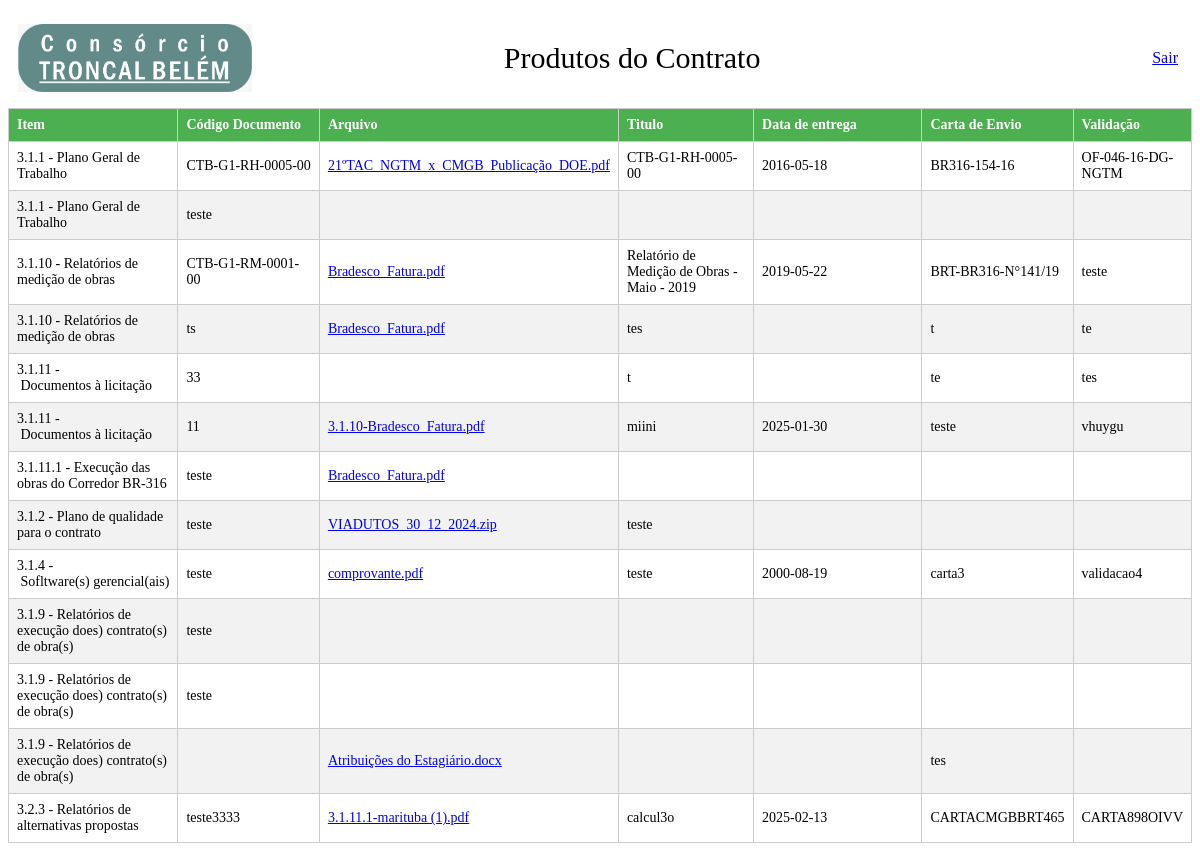
/relatorio-documento (signed in), run on the app's committed database.
### tables this page shows
CREATE TABLE arquivo(
id INTEGER PRIMARY KEY,
item TEXT,
cod_doc TEXT,
title TEXT,
data_entrega TEXT,
carta_envio TEXT,
validacao TEXT,
archive_name TEXT
);

### src/Controller/RelatorioController.php (called while the page is built, shortened)
<?php
class RelatorioController implements Controller
{
    public function processaRequisicao(): void
    {
        $documentList = $this->documentRepository->all();
        require_once __DIR__ . '/../../views/relatorio.php';
    }
}

### src/Repository/DocumentRepository.php (called while the page is built, shortened)
<?php
class DocumentRepository
{
    public function __construct(public PDO $pdo)
    {
        $this->pdo = $pdo;
    }
    public function all() :array{
        $documentList = $this->pdo->query('SELECT *
        FROM arquivo
        ORDER BY item;')->fetchAll(PDO::FETCH_ASSOC);
        return array_map($this->hydrateDocument(...),$documentList);
    }
    public function hydrateDocument(array $documentData) : Document{
        $document = new Document(
            $documentData['item'],
            $documentData['cod_doc'],
            $documentData['title'],
            $documentData['data_entrega'],
            $documentData['carta_envio'],
            $documentData['validacao'],
        );
        $document->setId($documentData['id']);
        if($documentData['archive_name'] !== null){
            $document->setArchiveName($documentData['archive_name']);
        }
        return $document;
    }
}

### src/Entity/Document.php (called while the page is built, shortened)
<?php
class Document
{
    private ?string $archive_name = null;
    public function setId(int $id): void{
        $this->id =$id;
    }
    public function setArchiveName(string $archive_name){
        $this->archive_name = $archive_name;
    }
    public function getArchiveName(): ?string{
        return $this->archive_name;
    }
}

### views/relatorio.php (the view, shortened to what this page needs)
<?php
require_once  'inicio-html-relatorio.php';
?>
<table class="" id="table">
          <thead>
            <tr class="">
              <th class="">Item</th>
              <th class="">Código Documento</th>
              <th class="">Arquivo</th>
              <th class="">Titulo</th>
              <th class="">Data de entrega</th>
              <th class="">Carta de Envio</th>
              <th class="">Validação</th>
            </tr>
          </thead>
          <tbody>
          <?php foreach ($documentList as $document):  ?>
            <tr class="">
                <td class=""><?= $document?->item  ?></td>
                <td class=""><?= $document?->cod_doc  ?></td>
                <td>
                    <a href="download-documento?id=<?= $document?->id; ?> ">
                        <?= $document?->getArchiveName() ?>
                    </a>
                </td>
                <td class=""><?= $document?->title  ?></td>
                <td class=""><?= $document?->data_entrega;?></td>
                <td class=""><?= $document?->carta_envio;?></td>
                <td class=""><?= $document?->validacao;?></td>
            </tr>
            <?php endforeach; ?>
          </tbody>
        </table>
<link rel="stylesheet" href="https://cdn.datatables.net/2.2.2/css/dataTables.dataTables.css" />

### views/relatorio.php (style rules this page uses)
#table { width: 100%; border-collapse: collapse; font-family: Times New Roman,Arial, sans-serif; font-size: 14px; }
#table thead { background-color: #4CAF50; color: white; font-weight: bold; text-align: left; position: sticky; top: 0; z-index: 2; }
#table th, #table td { border: 1px solid #ccc; padding: 8px; text-align: left; }
#table tbody tr:nth-child(even) { background-color: #f2f2f2; }
#table thead th { position: sticky; top: 0; background-color: #4CAF50; }
#table th:nth-child(1), #table td:nth-child(1) { width: 5%; }
#table th:nth-child(2), #table td:nth-child(2) { width: 15%; }
#table th:nth-child(3), #table td:nth-child(3) { width: 25%; }
#table th:nth-child(4), #table td:nth-child(4) { width: 15%; }
#table th:nth-child(5), #table td:nth-child(5) { width: 20%; }
#table th:nth-child(6), #table td:nth-child(6) { width: 10%; }

### data on the page
arquivo: item "3.1.1 - Plano Geral de Trabalho", cod_doc "CTB-G1-RH-0005-00", archive_name "21ºTAC_NGTM_x_CMGB_Publicação_DOE.pdf", title "CTB-G1-RH-0005-00", data_entrega "2016-05-18", carta_envio "BR316-154-16", validacao "OF-046-16-DG-NGTM"
arquivo: item "3.1.1 - Plano Geral de Trabalho", cod_doc "teste"
arquivo: item "3.1.10 - Relatórios de medição de obras", cod_doc "CTB-G1-RM-0001-00", archive_name "Bradesco_Fatura.pdf", title "Relatório de Medição de Obras - Maio - 2019", data_entrega "2019-05-22", carta_envio "BRT-BR316-N°141/19", validacao "teste"
arquivo: item "3.1.10 - Relatórios de medição de obras", cod_doc "ts", archive_name "Bradesco_Fatura.pdf", title "tes", carta_envio "t", validacao "te"
arquivo: item "3.1.11 - Documentos à licitação", cod_doc "33", title "t", carta_envio "te", validacao "tes"
arquivo: item "3.1.11 - Documentos à licitação", cod_doc "11", archive_name "3.1.10-Bradesco_Fatura.pdf", title "miini", data_entrega "2025-01-30", carta_envio "teste", validacao "vhuygu"
arquivo: item "3.1.11.1 - Execução das obras do Corredor BR-316", cod_doc "teste", archive_name "Bradesco_Fatura.pdf"
arquivo: item "3.1.2 - Plano de qualidade para o contrato", cod_doc "teste", archive_name "VIADUTOS_30_12_2024.zip", title "teste"
arquivo: item "3.1.4 - Sofltware(s) gerencial(ais)", cod_doc "teste", archive_name "comprovante.pdf", title "teste", data_entrega "2000-08-19", carta_envio "carta3", validacao "validacao4"
arquivo: item "3.1.9 - Relatórios de execução does) contrato(s) de obra(s)", cod_doc "teste"
arquivo: item "3.1.9 - Relatórios de execução does) contrato(s) de obra(s)", cod_doc "teste"
arquivo: item "3.1.9 - Relatórios de execução does) contrato(s) de obra(s)", archive_name "Atribuições do Estagiário.docx", carta_envio "tes"
arquivo: item "3.2.3 - Relatórios de alternativas propostas", cod_doc "teste3333", archive_name "3.1.11.1-marituba (1).pdf", title "calcul3o", data_entrega "2025-02-13", carta_envio "CARTACMGBBRT465", validacao "CARTA898OIVV"
